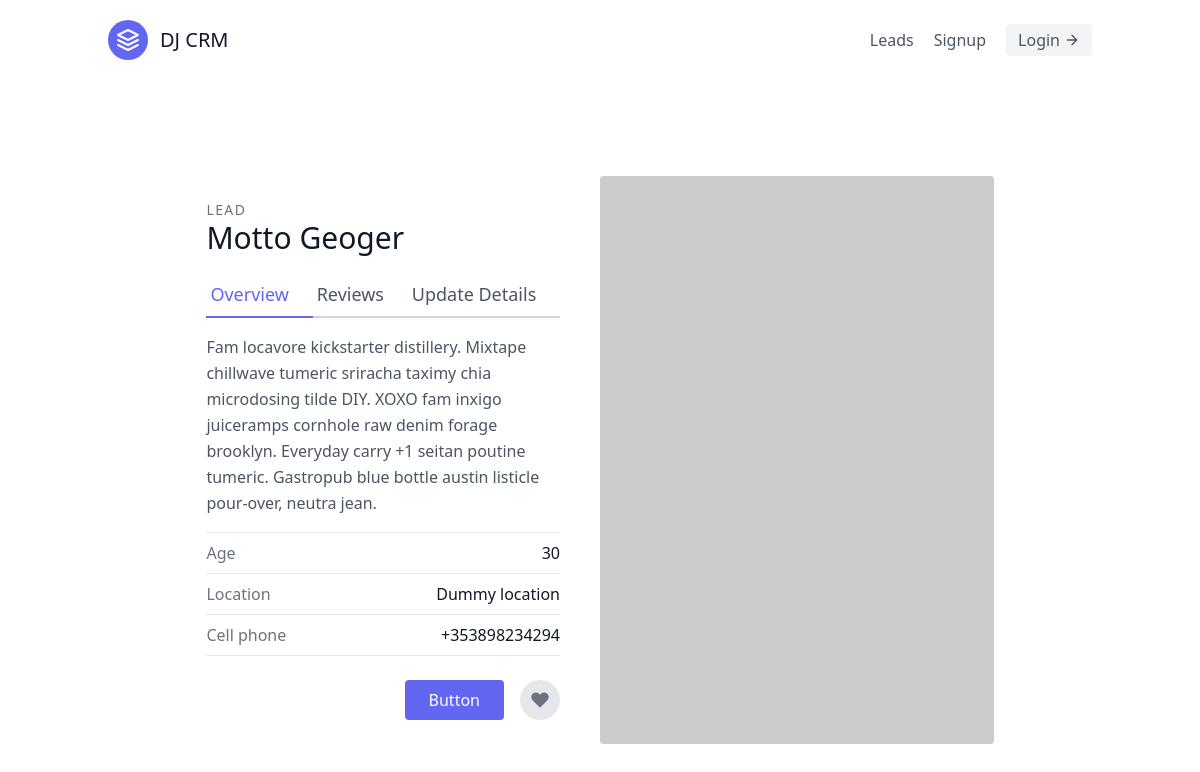
Before: /leads/2/ with the older database file.
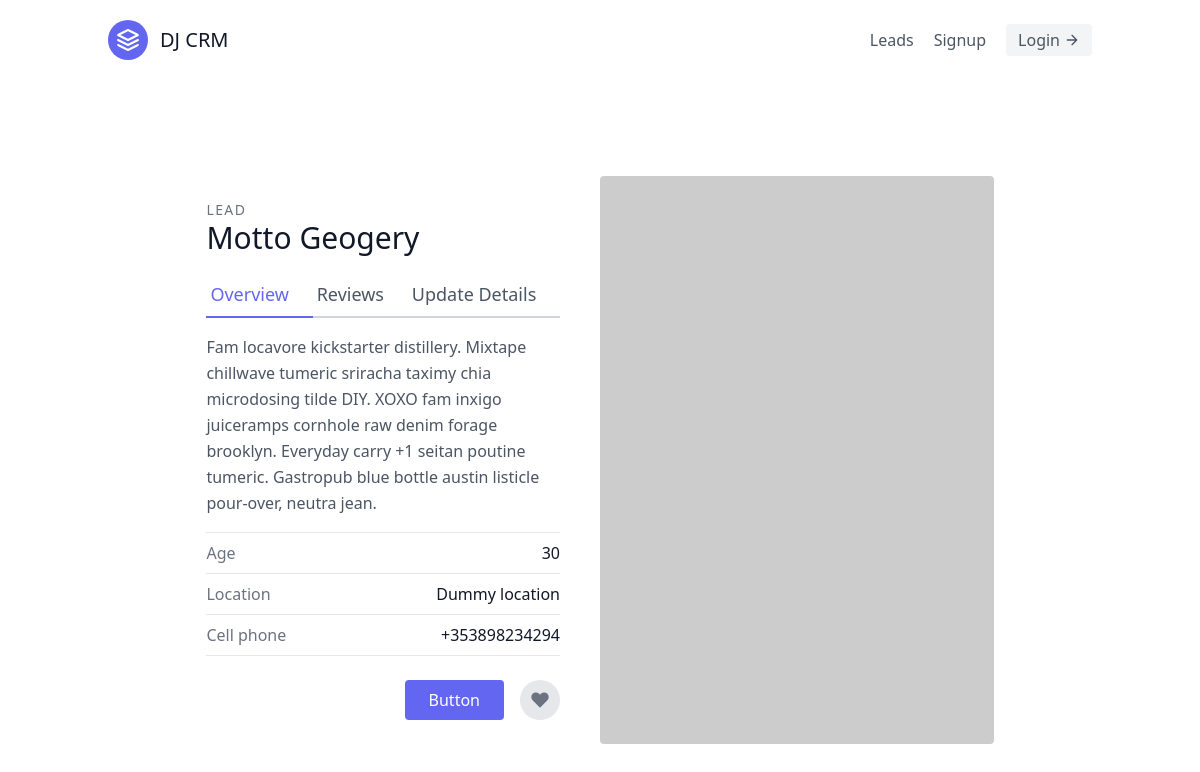
After: the same page with the newer database file.
### leads/models.py (models this page shows, shortened)
class Lead(models.Model):
    first_name = models.CharField(max_length=20)
    last_name = models.CharField(max_length=20)
    age = models.IntegerField(default=0)
    agent = models.ForeignKey("Agent", on_delete=models.CASCADE)

### leads/views.py (the view)
# urls.py: path('<int:pk>/', LeadDetailView.as_view(), name='lead-detail'),
class LeadDetailView(DetailView):
    template_name = 'leads/lead_detail.html'
    queryset = Lead.objects.all()
    context_object_name = 'lead'

### leads/templates/leads/lead_detail.html
{% extends 'base.html' %}
{% block content %}
<section class="text-gray-600 body-font overflow-hidden">
    <div class="container px-5 py-24 mx-auto">
      <div class="lg:w-4/5 mx-auto flex flex-wrap">
        <div class="lg:w-1/2 w-full lg:pr-10 lg:py-6 mb-6 lg:mb-0">
          <h2 class="text-sm title-font text-gray-500 tracking-widest">LEAD</h2>
          <h1 class="text-gray-900 text-3xl title-font font-medium mb-4">{{lead.first_name}} {{lead.last_name}}</h1>
          <div class="flex mb-4">
            <a href="{% url 'leads:lead-detail' lead.pk%}" class="flex-grow text-indigo-500 border-b-2 border-indigo-500 py-2 text-lg px-1">Overview</a>
            <a class="flex-grow border-b-2 border-gray-300 py-2 text-lg px-1">Reviews</a>
            <a href="{% url 'leads:lead-update' lead.pk %}" class="flex-grow border-b-2 border-gray-300 py-2 text-lg px-1">Update Details</a>
          </div>
          <p class="leading-relaxed mb-4">Fam locavore kickstarter distillery. Mixtape chillwave tumeric sriracha taximy chia microdosing tilde DIY. XOXO fam inxigo juiceramps cornhole raw denim forage brooklyn. Everyday carry +1 seitan poutine tumeric. Gastropub blue bottle austin listicle pour-over, neutra jean.</p>
          <div class="flex border-t border-gray-200 py-2">
            <span class="text-gray-500">Age</span>
            <span class="ml-auto text-gray-900">{{lead.age }}</span>
          </div>
          <div class="flex border-t border-gray-200 py-2">
            <span class="text-gray-500">Location</span>
            <span class="ml-auto text-gray-900">Dummy location </span>
          </div>
          <div class="flex border-t border-b mb-6 border-gray-200 py-2">
            <span class="text-gray-500">Cell phone</span>
            <span class="ml-auto text-gray-900">+353898234294</span>
          </div>
          <div class="flex">
             <button class="flex ml-auto text-white bg-indigo-500 border-0 py-2 px-6 focus:outline-none hover:bg-indigo-600 rounded">Button</button>
            <button class="rounded-full w-10 h-10 bg-gray-200 p-0 border-0 inline-flex items-center justify-center text-gray-500 ml-4">
              <svg fill="currentColor" stroke-linecap="round" stroke-linejoin="round" stroke-width="2" class="w-5 h-5" viewBox="0 0 24 24">
                <path d="M20.84 4.61a5.5 5.5 0 00-7.78 0L12 5.67l-1.06-1.06a5.5 5.5 0 00-7.78 7.78l1.06 1.06L12 21.23l7.78-7.78 1.06-1.06a5.5 5.5 0 000-7.78z"></path>
              </svg>
            </button>
          </div>
        </div>
        <img alt="ecommerce" class="lg:w-1/2 w-full lg:h-auto h-64 object-cover object-center rounded" src="https://dummyimage.com/400x400">
      </div>
    </div>
  </section>
{% endblock content %}

Changed rows visible on the page:
changed Lead "Motto": last_name "Geoger" → "Geogery"
